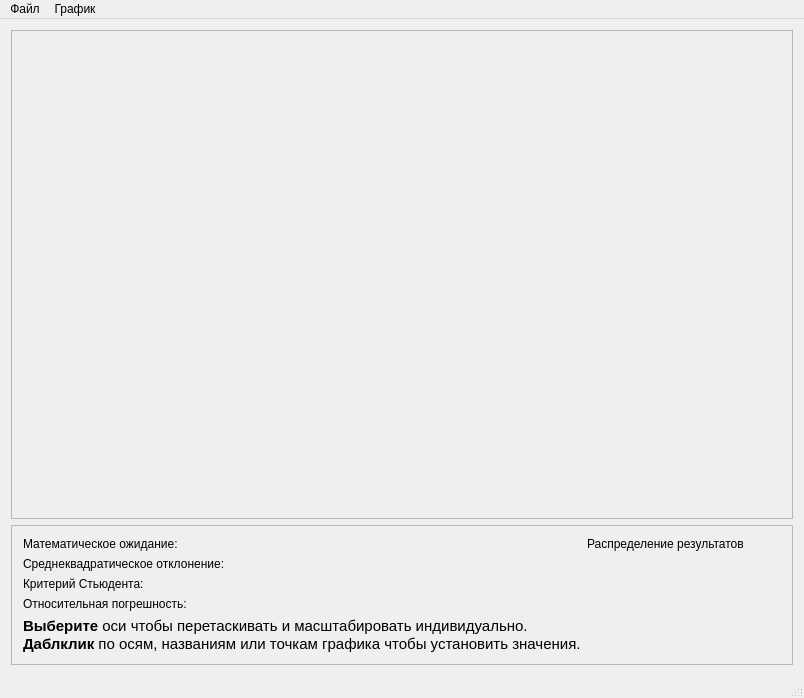
<?xml version="1.0" encoding="UTF-8"?>
<ui version="4.0">
 <class>MainWindow</class>
 <widget class="QMainWindow" name="MainWindow">
  <property name="geometry">
   <rect>
    <x>0</x>
    <y>0</y>
    <width>804</width>
    <height>698</height>
   </rect>
  </property>
  <property name="windowTitle">
   <string>Редактор графиков</string>
  </property>
  <widget class="QWidget" name="centralWidget">
   <layout class="QGridLayout" name="gridLayout">
    <item row="0" column="0">
     <widget class="QFrame" name="frame_2">
      <property name="frameShape">
       <enum>QFrame::StyledPanel</enum>
      </property>
      <property name="frameShadow">
       <enum>QFrame::Sunken</enum>
      </property>
      <property name="lineWidth">
       <number>1</number>
      </property>
      <property name="midLineWidth">
       <number>0</number>
      </property>
      <layout class="QVBoxLayout" name="verticalLayout_3">
       <property name="spacing">
        <number>0</number>
       </property>
       <property name="leftMargin">
        <number>0</number>
       </property>
       <property name="topMargin">
        <number>0</number>
       </property>
       <property name="rightMargin">
        <number>0</number>
       </property>
       <property name="bottomMargin">
        <number>0</number>
       </property>
       <item>
        <widget class="QCustomPlot" name="customPlot" native="true">
         <property name="sizePolicy">
          <sizepolicy hsizetype="Preferred" vsizetype="MinimumExpanding">
           <horstretch>0</horstretch>
           <verstretch>0</verstretch>
          </sizepolicy>
         </property>
        </widget>
       </item>
      </layout>
     </widget>
    </item>
    <item row="1" column="0">
     <widget class="QFrame" name="frame">
      <property name="frameShape">
       <enum>QFrame::StyledPanel</enum>
      </property>
      <property name="frameShadow">
       <enum>QFrame::Raised</enum>
      </property>
      <layout class="QGridLayout" name="gridLayout_2">
       <item row="6" column="0">
        <widget class="QLabel" name="label">
         <property name="text">
          <string>&lt;!DOCTYPE HTML PUBLIC &quot;-//W3C//DTD HTML 4.0//EN&quot; &quot;http://www.w3.org/TR/REC-html40/strict.dtd&quot;&gt;
&lt;html&gt;&lt;head&gt;&lt;meta name=&quot;qrichtext&quot; content=&quot;1&quot; /&gt;&lt;style type=&quot;text/css&quot;&gt;
p, li { white-space: pre-wrap; }
&lt;/style&gt;&lt;/head&gt;&lt;body style=&quot; font-family:'MS Shell Dlg 2'; font-size:8pt; font-weight:400; font-style:normal;&quot;&gt;
&lt;p style=&quot; margin-top:0px; margin-bottom:0px; margin-left:0px; margin-right:0px; -qt-block-indent:0; text-indent:0px;&quot;&gt;&lt;span style=&quot; font-family:'Ubuntu'; font-size:11pt; font-weight:600;&quot;&gt;Выберите&lt;/span&gt;&lt;span style=&quot; font-family:'Ubuntu'; font-size:11pt;&quot;&gt; оси чтобы перетаскивать и масштабировать индивидуально.&lt;/span&gt;&lt;/p&gt;
&lt;p style=&quot; margin-top:0px; margin-bottom:0px; margin-left:0px; margin-right:0px; -qt-block-indent:0; text-indent:0px;&quot;&gt;&lt;span style=&quot; font-family:'Ubuntu'; font-size:11pt; font-weight:600;&quot;&gt;Даблклик&lt;/span&gt;&lt;span style=&quot; font-family:'Ubuntu'; font-size:11pt;&quot;&gt; по осям, названиям или точкам графика чтобы установить значения.&lt;/span&gt;&lt;/p&gt;&lt;/body&gt;&lt;/html&gt;</string>
         </property>
        </widget>
       </item>
       <item row="3" column="0">
        <widget class="QLabel" name="label_mean">
         <property name="text">
          <string>Среднеквадратическое отклонение: </string>
         </property>
        </widget>
       </item>
       <item row="5" column="0">
        <widget class="QLabel" name="label_percent">
         <property name="text">
          <string>Относительная погрешность: </string>
         </property>
        </widget>
       </item>
       <item row="4" column="0">
        <widget class="QLabel" name="label_final">
         <property name="text">
          <string>Критерий Стьюдента: </string>
         </property>
        </widget>
       </item>
       <item row="2" column="1">
        <widget class="QLabel" name="label_raspr">
         <property name="text">
          <string>Распределение результатов</string>
         </property>
        </widget>
       </item>
       <item row="2" column="0">
        <widget class="QLabel" name="label_mat">
         <property name="text">
          <string>Математическое ожидание:</string>
         </property>
        </widget>
       </item>
       <item row="3" column="1" rowspan="4">
        <widget class="QCustomPlot" name="plotDistribution" native="true"/>
       </item>
      </layout>
     </widget>
    </item>
   </layout>
  </widget>
  <widget class="QMenuBar" name="menuBar">
   <property name="geometry">
    <rect>
     <x>0</x>
     <y>0</y>
     <width>804</width>
     <height>21</height>
    </rect>
   </property>
   <widget class="QMenu" name="menu">
    <property name="title">
     <string>Файл</string>
    </property>
    <addaction name="actionOpen"/>
    <addaction name="actionSave"/>
   </widget>
   <widget class="QMenu" name="menu_2">
    <property name="title">
     <string>График</string>
    </property>
    <widget class="QMenu" name="menu_3">
     <property name="title">
      <string>Добавить случайный</string>
     </property>
     <addaction name="action_power"/>
     <addaction name="action_sqrt"/>
     <addaction name="action_sin"/>
     <addaction name="action_line"/>
    </widget>
    <addaction name="menu_3"/>
    <addaction name="actionDelete"/>
    <addaction name="actionScreenshot"/>
   </widget>
   <addaction name="menu"/>
   <addaction name="menu_2"/>
  </widget>
  <widget class="QStatusBar" name="statusBar"/>
  <action name="actionOpen">
   <property name="text">
    <string>Открыть</string>
   </property>
  </action>
  <action name="actionSave">
   <property name="text">
    <string>Сохранить</string>
   </property>
  </action>
  <action name="actionDelete">
   <property name="text">
    <string>Удалить</string>
   </property>
  </action>
  <action name="actionScreenshot">
   <property name="text">
    <string>Скриншот</string>
   </property>
  </action>
  <action name="action_power">
   <property name="text">
    <string>Парабола</string>
   </property>
  </action>
  <action name="action_sqrt">
   <property name="text">
    <string>Корень</string>
   </property>
  </action>
  <action name="action_sin">
   <property name="text">
    <string>Комбинация синусов</string>
   </property>
  </action>
  <action name="action_line">
   <property name="text">
    <string>Линия с помехами</string>
   </property>
  </action>
 </widget>
 <layoutdefault spacing="6" margin="11"/>
 <customwidgets>
  <customwidget>
   <class>QCustomPlot</class>
   <extends>QWidget</extends>
   <header>../../qcustomplot.h</header>
   <container>1</container>
  </customwidget>
 </customwidgets>
 <resources/>
 <connections/>
</ui>
